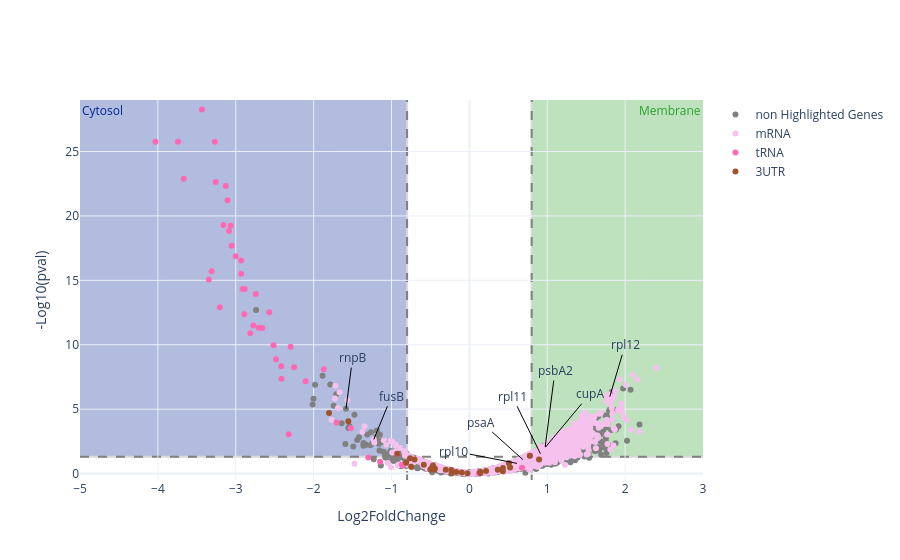

The notebook cell saved with this chart:
### Code cell
df = "../Pipeline/Summary/joinedDESeq_cM_vs_bC.tsv"
df = pd.read_csv(df, sep="\t")

df = df.rename({
        "log2FoldChange_minusPuromycin": "log2FoldChange",
        "padj_minusPuromycin": "padj"
    }, axis=1)

config["RNA_TYPE_COLORS"]  = {
    "5UTR": "#8f6b30",        # Orange Red
  "5'UTR": "#8f6b30",        # Orange Red
  "3UTR": "rgb(160, 82, 45)",       # Sienna
  "3'UTR": "rgb(160, 82, 45)",       # Sienna
  "asRNA": "#ffe863",      # Deep Sky Blue
  "ncRNA": "rgb(0, 128, 0)",        # Green
  "tRNA": "rgb(255, 105, 180)",     # Hot Pink
  "CRISPR": "rgb(255, 215, 0)",     # Gold
  "mRNA": "#f5c2ed",         # Blue
  "CDS": "#f5c2ed",         # Blue
  "gene": "rgb(219, 219, 219)",         # Blue
  "default": "#7CB9E8",         # Blue

}
gsea_file = "../Pipeline/rnaTypeGSEA/gseaEnrich_purominusPuromycin.tsv"

gsea = pd.read_csv(gsea_file, sep="\t")
highlight = {key: (color, df[df[key] == True].index) for key, color in config["RNA_TYPE_COLORS"].items() if key in gsea.ID.tolist()}

fig = volcano_from_deseq_result(
        df,
        name_col="gene_name",
        highlight=highlight,
        lfc_cutoff=0.8,
        padj_cutoff=0.05,
        condition_name="Membrane",
        base_name="Cytosol",
        highlight_up_color=config["membraneColor"],
        highlight_down_color=config["cytosolColor"],
        opacity=0.3
    )
annotations = {
    "cupA": {"x": 1.55, "y": 6.2},
    "psaA": {"x": 0.15, "y": 4},
    "rpl11": {"x": 0.55, "y": 6},
    "rnpB": {"x": -1.5, "y": 9},
    "fusB": {"x": -1, "y": 6},
    "rpl10": {"x": -0.2, "y": 1.75},
    "psbA2": {"x": 1.1, "y": 8},
    "rpl12": {"x": 2, "y": 10},
    "rimO": {"x": None, "y": None}
}
for anno, data in annotations.items():
    sdf = df[df["gene_name"] == anno]
    print(data)
    for _, n in sdf.iterrows():
        fig.add_annotation(
            x=n["log2FoldChange"],
            y=-1 * np.log10(n["padj"]),
            ax=data["x"],
            ay=data["y"],
            text=anno,
            showarrow=True,
            axref="x",
            ayref="y",
            arrowwidth=1,
            arrowsize=0.5,
            arrowcolor="black",
            #font=dict(size=lout["annotationsize"])

        )
fig.update_layout(template="plotly_white")

### Figure 1 — Plotly figure (JSON) as saved in the notebook; plotly's stock layout.template omitted (floating-point values rounded to 4 significant figures; data arrays with more than 128 entries replaced by an {"elided": "..."} marker saying what was removed)
{"data": [{"hovertemplate": "<i>Y</i>: %{y:.2f}<br><b>X</b>: %{x}<br><b>%{text}</b>", "marker": {"color": "grey"}, "mode": "markers", "name": "non Highlighted Genes", "showlegend": true, "text": {"elided": "1385 str values"}, "x": {"elided": "1385 float values"}, "y": {"elided": "1385 float values"}, "type": "scatter"}, {"hovertemplate": "<i>Y</i>: %{y:.2f}<br><b>X</b>: %{x}<br><b>%{text}</b>", "marker": {"color": "#f5c2ed"}, "mode": "markers", "name": "mRNA", "showlegend": true, "text": {"elided": "3299 str values"}, "x": {"elided": "3299 float values"}, "y": {"elided": "3299 float values"}, "type": "scatter"}, {"hovertemplate": "<i>Y</i>: %{y:.2f}<br><b>X</b>: %{x}<br><b>%{text}</b>", "marker": {"color": "rgb(255, 105, 180)"}, "mode": "markers", "name": "tRNA", "showlegend": true, "text": ["6803t01", "6803t02", "6803t03", "6803t04", "6803t05", "6803t06", "6803t07", "6803t08", "6803t09", "6803t09_5'UTR 5UTR", "6803t10", "6803t11", null, "6803t12", "6803t13", null, "6803t14", "6803t15", "6803t15_5'UTR 5UTR", "6803t16", "6803t17", "6803t18", "6803t19", "6803t20", "6803t21", "6803t22", "6803t23", "6803t24", "6803t25", "6803t26", "6803t27", "6803t28", "6803t30", "6803t31", "6803t31_5'UTR 5UTR", "6803t32", "6803t33", "6803t33_5'UTR 5UTR", "6803t34", "6803t35", "6803t36", "6803t38", "6803t39", "6803t41", "6803t41_5'UTR 5UTR", "6803t42"], "x": [-2.515, -3.667, -3.065, -2.705, -3.741, -2.813, -3.053, -2.252, -0.8562, 0.1218, -3.16, -1.523, -0.9255, -1.705, -3.269, 0.7767, -3.434, -2.482, -1.146, -2.93, -2.416, -3.204, -1.869, -3.31, -2.744, -2.659, -2.91, -2.413, -2.89, -3.257, -2.774, -2.57, -2.103, -3.346, 0.6753, -2.885, -4.032, -0.8641, -2.32, -2.295, -3.106, -3.001, -2.93, -3.128, -1.297, -3.087], "y": [9.963, 22.88, 19.24, 11.32, 25.75, 10.89, 17.69, 8.262, 0.6346, 0.01569, 19.3, 3.509, 1.529, 3.965, 25.75, 1.376, 28.26, 8.867, 0.9165, 15.5, 8.326, 12.9, 8.103, 15.7, 13.94, 11.3, 14.34, 7.36, 12.36, 22.63, 11.5, 12.52, 7.168, 15.07, 0.46, 14.34, 25.75, 0.6806, 3.059, 9.851, 21.21, 16.87, 16.53, 22.32, 1.255, 18.83], "type": "scatter"}, {"hovertemplate": "<i>Y</i>: %{y:.2f}<br><b>X</b>: %{x}<br><b>%{text}</b>", "marker": {"color": "rgb(160, 82, 45)"}, "mode": "markers", "name": "3UTR", "showlegend": true, "text": [null, null, null, null, null, null, null, null, null, null, null, null, null, null, null, null, null, null, null, null, null, null, null, null, null, null, null, null, null], "x": [-0.9255, 0.7767, 0.2142, 0.4306, 0.1425, -0.7044, -0.1684, -0.02452, -0.7477, -1.554, -0.5012, 0.5229, -0.7617, 0.1391, -0.09782, -0.2288, -0.3032, -1.802, 0.895, -0.4432, -0.4512, -0.8113, -0.5853, 0.4293, -0.232, -0.4678, -0.4848, 0.3656, 0.5077], "y": [1.529, 1.376, 0.1979, 0.4359, 0.04973, 1.091, 0.1177, 0.02959, 0.5193, 4.056, 0.3133, 0.4639, 1.195, 0.1489, 0.0848, 0.04857, 0.2976, 4.695, 1.086, 0.3863, 0.3134, 0.8396, 0.6768, 0.1861, 0.2704, 0.6207, 0.4108, 0.2884, 0.7918], "type": "scatter"}], "layout": {"shapes": [{"fillcolor": "#2ca02c", "layer": "below", "line": {"color": "grey", "width": 2}, "opacity": 0.3, "type": "rect", "x0": 0.8, "x1": 100, "y0": 1.301, "y1": 200}, {"fillcolor": "#002695", "layer": "below", "line": {"color": "grey", "width": 2}, "opacity": 0.3, "type": "rect", "x0": -0.8, "x1": -100, "y0": 1.301, "y1": 200}, {"layer": "below", "line": {"color": "grey", "dash": "dash"}, "type": "line", "x0": 0, "x1": 1, "xref": "x domain", "y0": 1.301, "y1": 1.301, "yref": "y"}, {"layer": "below", "line": {"color": "grey", "dash": "dash"}, "type": "line", "x0": -0.8, "x1": -0.8, "xref": "x", "y0": 0, "y1": 1, "yref": "y domain"}, {"layer": "below", "line": {"color": "grey", "dash": "dash"}, "type": "line", "x0": 0.8, "x1": 0.8, "xref": "x", "y0": 0, "y1": 1, "yref": "y domain"}], "xaxis": {"autorangeoptions": {"clipmax": 3.0, "clipmin": -5.0}, "range": [-5.0, 3.0], "dtick": 1, "title": {"text": "Log2FoldChange"}}, "yaxis": {"autorangeoptions": {"clipmax": 29.0, "clipmin": -0.5}, "range": [-0.5, 29.0], "title": {"text": "-Log10(pval)"}}, "annotations": [{"font": {"color": "#2ca02c"}, "showarrow": false, "text": "Membrane", "x": 1, "xanchor": "right", "xref": "x domain", "y": 1, "yanchor": "top", "yref": "y domain"}, {"font": {"color": "#002695"}, "showarrow": false, "text": "Cytosol", "x": 0, "xanchor": "left", "xref": "x domain", "y": 1, "yanchor": "top", "yref": "y domain"}, {"arrowcolor": "black", "arrowsize": 0.5, "arrowwidth": 1, "ax": 1.55, "axref": "x", "ay": 6.2, "ayref": "y", "showarrow": true, "text": "cupA", "x": 0.9775, "y": 2.052}, {"arrowcolor": "black", "arrowsize": 0.5, "arrowwidth": 1, "ax": 0.15, "axref": "x", "ay": 4, "ayref": "y", "showarrow": true, "text": "psaA", "x": 0.6874, "y": 1.083}, {"arrowcolor": "black", "arrowsize": 0.5, "arrowwidth": 1, "ax": 0.55, "axref": "x", "ay": 6, "ayref": "y", "showarrow": true, "text": "rpl11", "x": 0.9121, "y": 1.54}, {"arrowcolor": "black", "arrowsize": 0.5, "arrowwidth": 1, "ax": -1.5, "axref": "x", "ay": 9, "ayref": "y", "showarrow": true, "text": "rnpB", "x": -1.584, "y": 5.024}, {"arrowcolor": "black", "arrowsize": 0.5, "arrowwidth": 1, "ax": -1, "axref": "x", "ay": 6, "ayref": "y", "showarrow": true, "text": "fusB", "x": -1.227, "y": 2.65}, {"arrowcolor": "black", "arrowsize": 0.5, "arrowwidth": 1, "ax": -0.2, "axref": "x", "ay": 1.75, "ayref": "y", "showarrow": true, "text": "rpl10", "x": 0.6115, "y": 0.7896}, {"arrowcolor": "black", "arrowsize": 0.5, "arrowwidth": 1, "ax": 1.1, "axref": "x", "ay": 8, "ayref": "y", "showarrow": true, "text": "psbA2", "x": 0.9734, "y": 2.072}, {"arrowcolor": "black", "arrowsize": 0.5, "arrowwidth": 1, "ax": 2, "axref": "x", "ay": 10, "ayref": "y", "showarrow": true, "text": "rpl12", "x": 1.803, "y": 5.968}]}}
